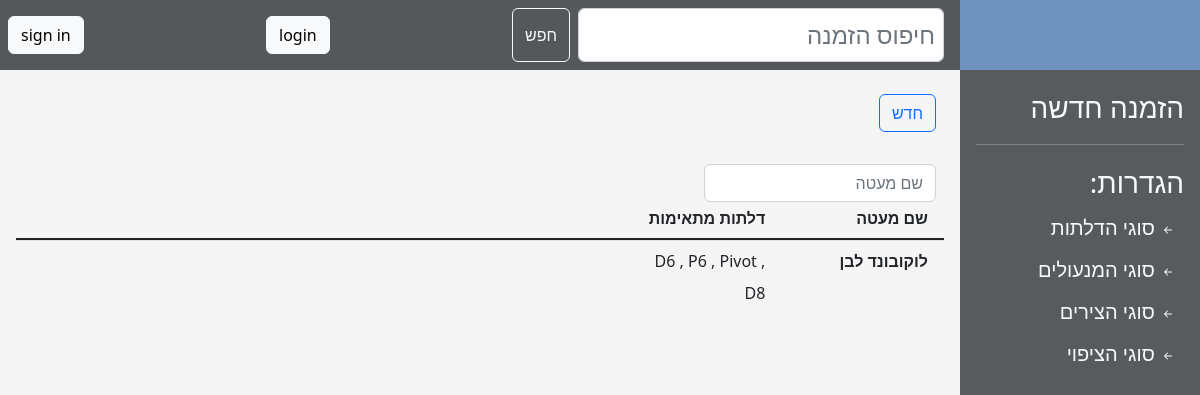
Page /covering on the earlier database version.
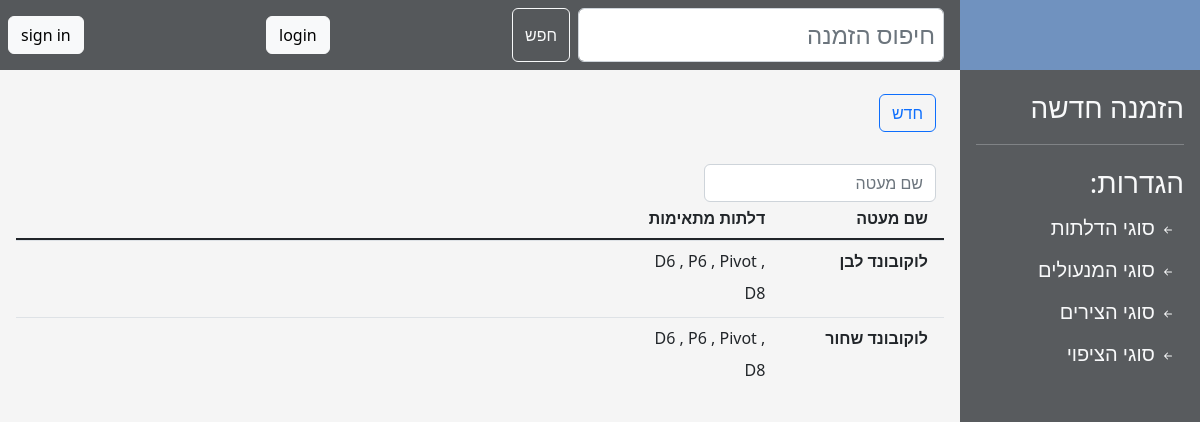
Same page on the later database version.
### main/models.py (models this page shows)
class Covering(models.Model):
    name = models.CharField(max_length=16, help_text="",
                            verbose_name="", unique=True)
    compatible_doors = models.ManyToManyField('DoorType', help_text="דלתות מתאימות",
                                              verbose_name="סוגי דלתות תואמים:", blank=True)
    image = models.ImageField(upload_to='images/door_types/', default='',
                              help_text="תמונה מעטה", verbose_name="סקיצה:", blank=True,
                              validators=[validate_image_file_extension])

class DoorType(models.Model):
    name = models.CharField(max_length=16, help_text="שם הדלת",
                            verbose_name="שם הדלת:", unique=True, null=False, )
    image = models.ImageField(upload_to='images/door_types/', default='',
                              help_text="תמונת הדלת", verbose_name="סקיצה:", blank=True,
                              validators=[validate_image_file_extension])
    height_calculation = models.DecimalField(max_digits=4, decimal_places=1, help_text="הפחתה בגובה",
                                             verbose_name="הפחתה בגובה:", null=False, default=0,
                                             validators=[MaxValueValidator(0)])
    width_calculation = models.DecimalField(max_digits=4, decimal_places=1, help_text="הפחתה ברוחב",
                                            verbose_name="הפחתה ברוחב:", null=False, default=0,
                                            validators=[MaxValueValidator(0)])
    covering_out_height_calculation = models.DecimalField(max_digits=4, decimal_places=1, help_text="הפחתה בגובה",
                                                          verbose_name="הפחתה בגובה:", null=False, default=0,
                                                          validators=[MaxValueValidator(0)])
    covering_out_width_calculation = models.DecimalField(max_digits=4, decimal_places=1, help_text="הפחתה ברוחב",
                                                         verbose_name="הפחתה ברוחב:", null=False, default=0,
                                                         validators=[MaxValueValidator(0)])
    covering_into_height_calculation = models.DecimalField(max_digits=4, decimal_places=1, help_text="הפחתה בגובה",
                                                           verbose_name="הפחתה בגובה:", null=False, default=0,
                                                           validators=[MaxValueValidator(0)])
    covering_into_width_calculation = models.DecimalField(max_digits=4, decimal_places=1, help_text="הפחתה ברוחב",
                                                          verbose_name="הפחתה ברוחב:", null=False, default=0,
                                                          validators=[MaxValueValidator(0)])
    binder_calculation = models.DecimalField(max_digits=4, decimal_places=1, help_text="הפחתה ברוחב",
                                             verbose_name="רוחבן:", null=False, default=0,
                                             validators=[MaxValueValidator(0)])
    def __str__(self):
        return self.name

### main/views.py (the view)
# urls.py: re_path(r'^covering/(?P<pk>\d+)/', main.views.CoveringUpdate.as_view(), name='covering_update'),
def covering(request):
    form = CoveringForm()
    form_error = None
    all_coverings = Covering.objects.all()
    if request.method == 'POST':
        form = CoveringForm(request.POST)
        if form.is_valid():
            form.save()
        else:
            form_error = True
    return render(request, 'covering.html', {'form': form,
                                             'coverings': all_coverings,
                                             'form_error': form_error})

### main/forms.py
class CoveringForm(ModelForm):
    class Meta:
        model = Covering
        fields = ['name', 'compatible_doors']
        widgets = {'name': TextInput(attrs={'class': 'form-control', 'size': '20'}),
                   'compatible_doors': SelectMultiple(attrs={'class': 'form-select'})}
        error_messages = {
            'name': {'required': "שדה חובה", 'unique': ""},
        }

### templates/covering.html (shortened to what this page needs)
{% extends 'generic_list.html' %}
{% block filter_placeholder %}שם מעטה{% endblock %}
{% block table %}
    <div class="row border-bottom border-dark border-2">
        <div class="col-2 pb-1 fw-bold lh-lg mx-1">שם מעטה</div>
        <div class="col-3 pb-1 fw-bold lh-lg mx-1">דלתות מתאימות</div>
        <div class="w-25"></div>
        <div class="w-25"></div>
    </div>
    {% load static %}
    {% for covering in coverings %}
        <div>
            <div data-bs-toggle="collapse"
                 data-bs-target="#record_{{ covering.id }}"
                 aria-expanded="true" aria-controls="record_{{ covering.id }}" style="z-index: -1;"
                 class="row table-row border-top border-black-50 border-1 tr">
                <div class="col-2 pb-1 fw-bold lh-lg m-1">{{ covering.name }}</div>
                <div class="col-2 pb-1 lh-lg m-1">
                    {% for door in covering.compatible_doors.all %}
                        {% if forloop.counter0 > 0 %}
                            <span>, </span>
                        {% endif %}
                        {{ door.name }}
                    {% endfor %}
                </div>
                        </div>
        </div>
    {% endfor %}
{% endblock %}

Differences in the rows shown:
added Covering: name "לוקובונד שחור", DoorType (name "D6"), DoorType (name "P6"), DoorType (name "Pivot"), DoorType (name "D8")
